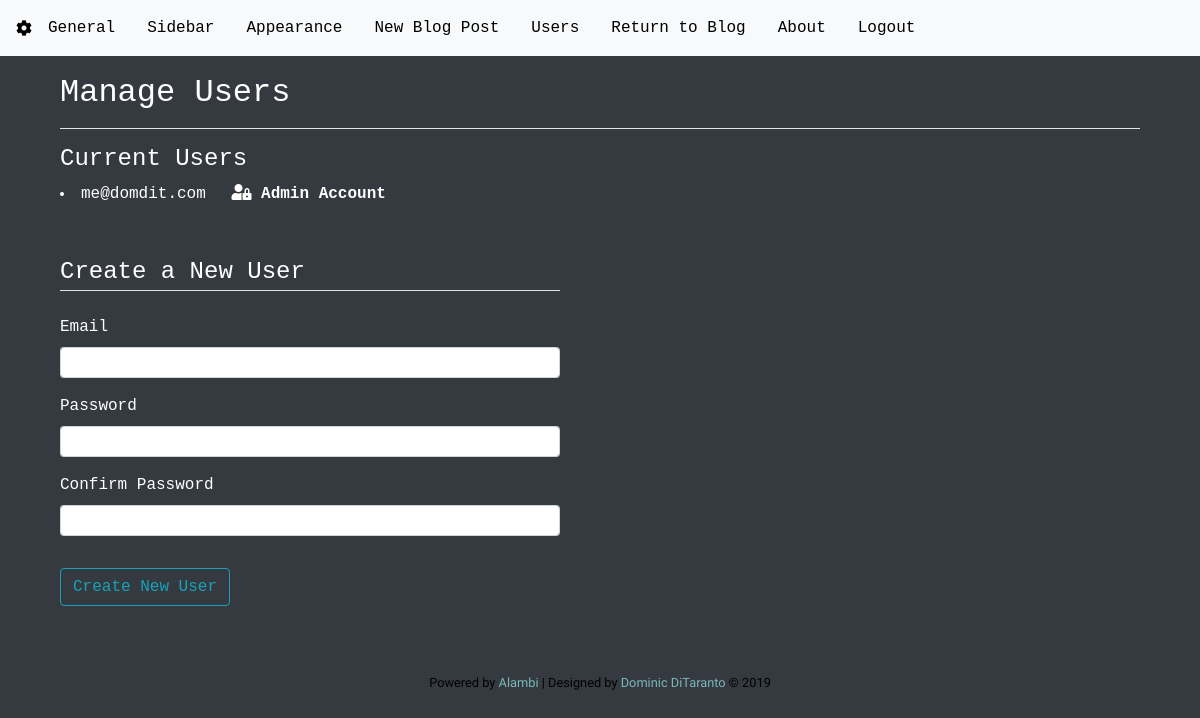
Before: /settings/manage_users/ with the older database file.
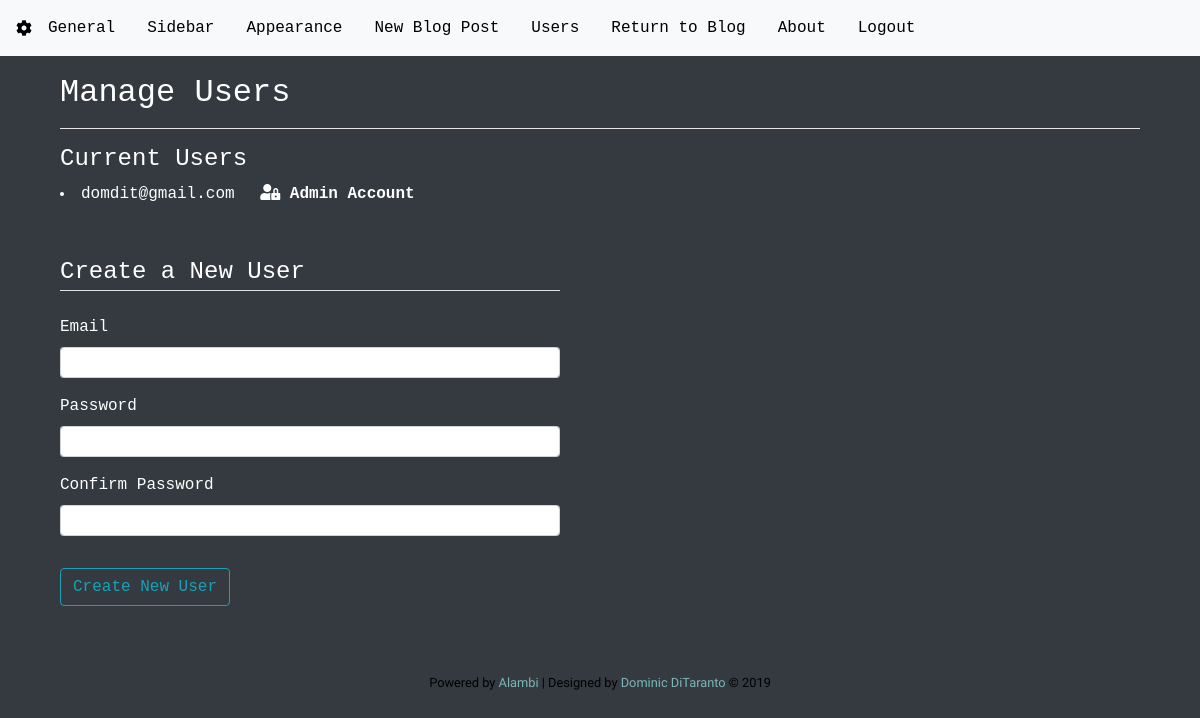
After: the same page with the newer database file.
### alambi/models.py (models this page shows, shortened)
class User(db.Model, UserMixin):
    id = db.Column(db.Integer, primary_key=True)
    email = db.Column(db.String(120), unique=True, nullable=False)
    password = db.Column(db.String(60), nullable=False)

### alambi/admin/routes.py (the view, shortened to what this page needs)
@admin.route("/settings/manage_users/", methods=['GET', 'POST'])
def manage_users():
    tinymce = os.getenv('TINYMCE_API')
    general_settings = GeneralSettings.query.first()
    theme_settings = Theme.query.filter_by(selected=True).first()
    main_font = theme_settings.main_font
    main_font = main_font.replace('+', ' ')
    head_font = theme_settings.header_font
    head_font = head_font.replace('+', ' ')
    form = AdminForm()
    users = User.query.all()
    return render_template('manage_users.html', title=general_settings.name + " - Manage Users", settings_title="Manage Users",
                           form=form, users=users, theme_settings=theme_settings, main_font=main_font,
                           head_font=head_font, tinymce=tinymce)

### alambi/admin/forms.py (shortened to what this page needs)
class AdminForm(FlaskForm):
    email = StringField('Email', validators=[DataRequired(), Email()])
    password = PasswordField('Password', validators=[DataRequired()])
    confirm_password = PasswordField('Confirm Password', validators=[DataRequired(), EqualTo('password')])
    submit = SubmitField('Create New User')

### alambi/__init__.py (called while the page is built)
@app.template_filter('autoversion')
def autoversion_filter(filename):
    path = 'alambi/' + filename[1:]
    try:
        timestamp = str(os.path.getmtime(path))
    except OSError:
        return filename
    newfile = "{0}?v={1}".format(filename, timestamp)
    print(newfile)
    return newfile

### alambi/templates/manage_users.html (shortened to what this page needs)
{% set active_page = "users" %}
{% extends 'admin_layout.html' %}
{% block admin %}
<h4>Current Users </h4>
{% for user in users %}
<li class="mb-2">
    {{user.email}}
    {% if loop.index == 1 %}
    <i class="ml-3 fas fa-user-lock"></i> <b>Admin Account</b>
    {% else %}
    <button class="ml-3 btn btn-info btn-sm" data-toggle="modal" data-target="#modal_{{user.id}}">Delete User</button>
    {% endif %}
</li>
{% endfor %}
<form method="POST" action="" class="mt-5" style="max-width:500px;">
    <fieldset class="form-group">
        <legend class="border-bottom mb-4">Create a New User</legend>
        <div class="new_admin">
        <div class="form-group ">
            {{ form.email.label(class="form-control-label") }}
            {% if form.email.errors %}
                {{ form.email(class="form-control form-control-sm is-invalid") }}
                <div class="invalid-feedback">
                    {% for error in form.email.errors %}
                        <span>{{ error }}</span>
                    {% endfor %}
                </div>
            {% else %}
                {{ form.email(class="form-control form-control-sm") }}
            {% endif %}
        </div>
        <div class="form-group">
            {{ form.password.label(class="form-control-label") }}
            {% if form.password.errors %}
                {{ form.password(class="form-control form-control-sm is-invalid") }}
                <div class="invalid-feedback">
                    {% for error in form.password.errors %}
                        <span>{{ error }}</span>
                    {% endfor %}
                </div>
            {% else %}
                {{ form.password(class="form-control form-control-sm") }}
            {% endif %}
        </div>
        <div class="form-group">
            {{ form.confirm_password.label(class="form-control-label") }}
            {% if form.confirm_password.errors %}
                {{ form.confirm_password(class="form-control form-control-sm is-invalid") }}
                <div class="invalid-feedback">
                    {% for error in form.confirm_password.errors %}
                        <span>{{ error }}</span>
                    {% endfor %}
                </div>
            {% else %}
                {{ form.confirm_password(class="form-control form-control-sm") }}
            {% endif %}
        </div>
            </div>
    </fieldset>
    <div class="form-group">
        {{ form.submit(class="btn btn-outline-info") }}
    </div>
</form>
{% endblock %}

### alambi/templates/admin_layout.html (shortened to what this page needs)
{% extends "layout.html" %}
{% block script %}
<link rel="stylesheet" type="text/css" href="{{url_for('static', filename='spectrum.css')}}">
<link rel="stylesheet" type="text/css" href="{{url_for('static', filename='fontselect-default.css')}}">
{% endblock %}
{% block main %}
<nav class="navbar navbar-expand-lg fixed-top navbar-light bg-light">
  <i class="fas fa-cog"></i>
  <div class="collapse navbar-collapse" id="navbarNav">
    <a href="{{url_for('admin.settings')}}" class="nav-link {{ 'active' if active_page == 'general' else '' }}">General</a>
    <a href="{{url_for('admin.sidebar')}}" class="nav-link {{ 'active' if active_page == 'sidebar' else '' }}">Sidebar</a>
    <a href="{{url_for('admin.theme')}}" class="nav-link {{ 'active' if active_page == 'theme' else '' }}">Appearance</a>
    <a href="{{url_for('admin.new_post')}}" class="nav-link {{ 'active' if active_page == 'post' else '' }}">New Blog Post</a>
    <a href="{{url_for('admin.manage_users')}}" class="nav-link {{ 'active' if active_page == 'users' else '' }}">Users</a>
    <a href="{{url_for('main.index')}}" class="nav-link">Return to Blog</a>
    <a href="{{url_for('admin.about_alambi')}}" class="nav-link {{ 'active' if active_page == 'about' else '' }}">About</a>
    <a href="{{url_for('users.logout')}}" class="nav-link" >Logout</a>
  </div>
</nav>
    <div class="settings-container container-fluid rounded bg-dark" style="margin-top:50px; height:;">
        <div class="row" style="height:auto;">
            <div class="container" style="height:auto;">
                <div class="container mt-4 pb-5">
                    <h2>{{settings_title}}</h2>
                    <hr color="white">
                    {% block admin %}
                    {% endblock %}
                </div>
            </div>
        </div>
    </div>
{% endblock %}

### alambi/templates/layout.html (shortened to what this page needs)
<!DOCTYPE html>
<html lang="en">
<head>
    <link rel="stylesheet" href="https://stackpath.bootstrapcdn.com/bootstrap/4.3.1/css/bootstrap.min.css">
    <link rel="stylesheet" href="https://use.fontawesome.com/releases/v5.8.1/css/all.css">
    <link rel="stylesheet" type="text/css" href="{{ url_for('static', filename='main.css')|autoversion }}">
    {% block script %}{% endblock %}
</head>
<body>
    {% block main %}{% endblock %}
    <div class="mr-2 ml-2">
        <center>
            <small>Powered by <a href="http://www.alambi-blog.com">Alambi</a> | Designed by <a href="http://www.domdit.com">Dominic DiTaranto</a> &copy 2019</small>
        </center>
    </div>
</body>
</html>

### alambi/static/main.css (style rules this page uses)
body { background-color: var(--bg-color); font-family: var(--main-font); color: var(--text-color); }
a { color: var(--link-color); }
.settings-container { width: auto; color: white; height: auto; font-family: 'Consolas', 'Deja Vu Sans Mono', 'Bitstream Vera Sans Mono', monospace; }
nav { font-family: 'Consolas', 'Deja Vu Sans Mono', 'Bitstream Vera Sans Mono', monospace; }
nav a { color: black; }

### alambi/templates/admin_layout.html (style rules this page uses)
body { background-color: #343a40; }

Changed rows visible on the page:
changed User: email "me@domdit.com" → "domdit@gmail.com"
